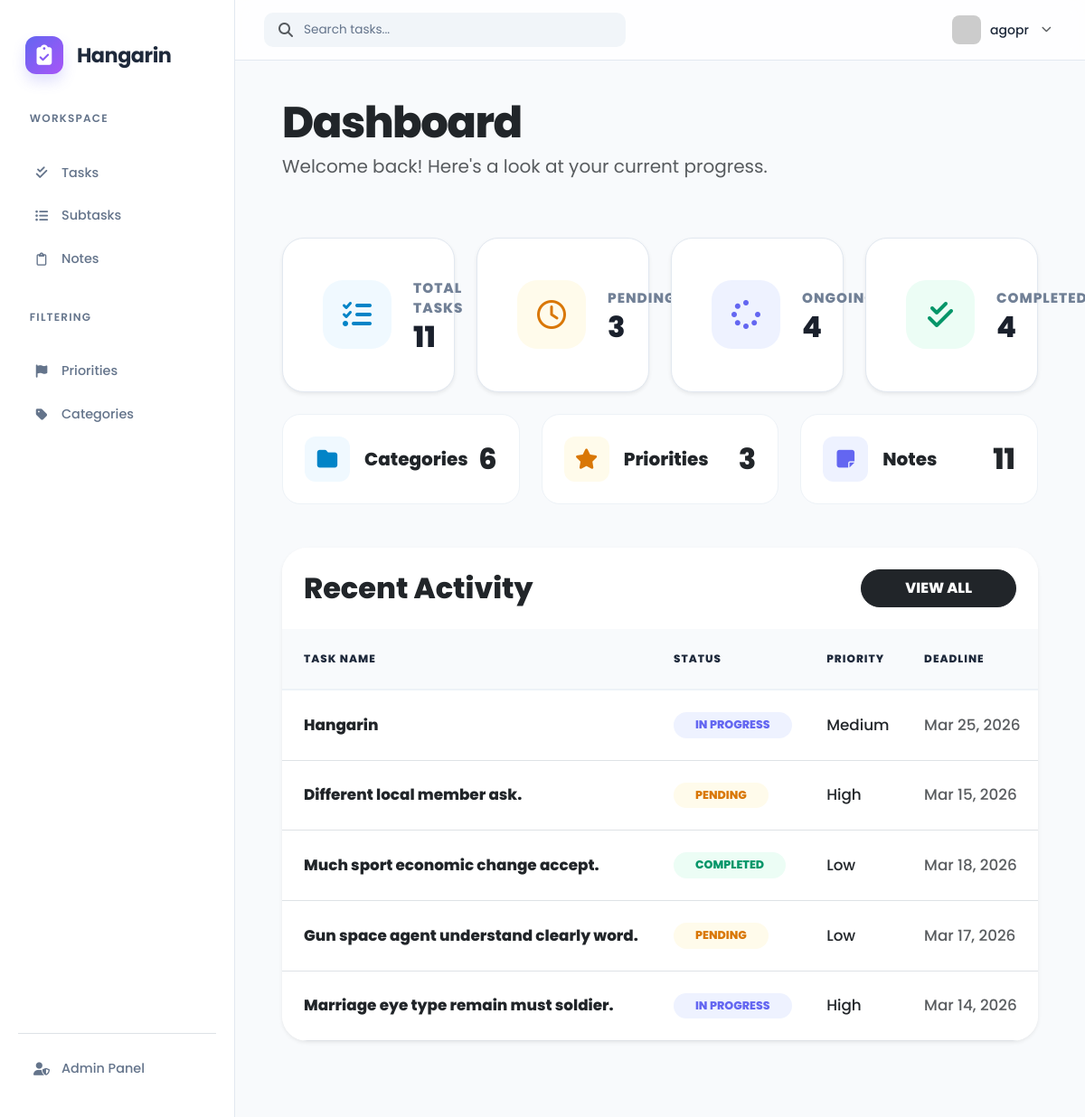
Screenshot of / (signed in) with the database file from the repository.
### hangarinapp/models.py (models this page shows, shortened)
class BaseModel(models.Model):
    created_at = models.DateTimeField(auto_now_add=True)
    updated_at = models.DateTimeField(auto_now=True)
    class Meta:
        abstract = True

class Task(BaseModel):
    title = models.CharField(max_length=200)
    description = models.TextField()
    deadline = models.DateTimeField(default=timezone.now)
    status = models.CharField(max_length=50, choices=STATUS_CHOICES, default="Pending")
    category = models.ForeignKey(Category, on_delete=models.CASCADE)
    priority = models.ForeignKey(Priority, on_delete=models.CASCADE)

class Priority(BaseModel):
    name = models.CharField(max_length=100)
    class Meta:
        verbose_name = "Priority"
        verbose_name_plural = "Priorities"
    def __str__(self):
        return self.name

### hangarinapp/views.py (the view)
# urls.py: path('', views.HomePageView.as_view(), name='home'),
class HomePageView(LoginRequiredMixin, ListView):
    model = Task
    context_object_name = 'hangarinapp'
    template_name = "home.html"
    login_url = '/accounts/login/'
    def get_context_data(self, **kwargs):
        context = super().get_context_data(**kwargs)
        context['total_tasks'] = Task.objects.count()
        context['pending_count'] = Task.objects.filter(status='Pending').count()
        context['inprogress_count'] = Task.objects.filter(status='In Progress').count()
        context['completed_count'] = Task.objects.filter(status='Completed').count()
        context['total_categories'] = Category.objects.count()
        context['total_priorities'] = Priority.objects.count()
        context['total_notes'] = Note.objects.count()
        context['recent_tasks'] = Task.objects.all().order_by('-id')[:5]
        return context

### templates/home.html (shortened to what this page needs)
{% extends 'base.html' %}
{% load static %}
{% block content %}
<div class="container-fluid pb-5">
    <div class="row mb-5">
        <div class="col-12">
            <h1 class="fw-800 text-dark mb-1" style="font-size: 3rem; letter-spacing: -1.5px;">Dashboard</h1>
            <p class="text-muted fs-5 fw-500">Welcome back! Here's a look at your current progress.</p>
        </div>
    </div>
    <div class="row g-4 mb-4">
        <div class="col-xl-3 col-md-6">
            <div class="card stat-card shadow-sm h-100">
                <div class="card-body d-flex align-items-center">
                    <div class="icon-box-xl bg-soft-info me-4">
                        <i class="fas fa-list-check"></i>
                    </div>
                    <div>
                        <span class="stat-label">Total Tasks</span>
                        <div class="stat-value">{{ total_tasks }}</div>
                    </div>
                </div>
            </div>
        </div>
        <div class="col-xl-3 col-md-6">
            <div class="card stat-card shadow-sm h-100">
                <div class="card-body d-flex align-items-center">
                    <div class="icon-box-xl bg-soft-warning me-4">
                        <i class="far fa-clock"></i>
                    </div>
                    <div>
                        <span class="stat-label">Pending</span>
                        <div class="stat-value">{{ pending_count }}</div>
                    </div>
                </div>
            </div>
        </div>
        <div class="col-xl-3 col-md-6">
            <div class="card stat-card shadow-sm h-100">
                <div class="card-body d-flex align-items-center">
                    <div class="icon-box-xl bg-soft-primary me-4">
                        <i class="fas fa-spinner"></i>
                    </div>
                    <div>
                        <span class="stat-label">Ongoing</span>
                        <div class="stat-value">{{ inprogress_count }}</div>
                    </div>
                </div>
            </div>
        </div>
        <div class="col-xl-3 col-md-6">
            <div class="card stat-card shadow-sm h-100">
                <div class="card-body d-flex align-items-center">
                    <div class="icon-box-xl bg-soft-success me-4">
                        <i class="fas fa-check-double"></i>
                    </div>
                    <div>
                        <span class="stat-label">Completed</span>
                        <div class="stat-value">{{ completed_count }}</div>
                    </div>
                </div>
            </div>
        </div>
    </div>
    <div class="row g-4 mb-5">
        <div class="col-md-4">
            <div class="card mini-card shadow-none">
                <div class="card-body d-flex align-items-center justify-content-between py-3">
                    <div class="d-flex align-items-center">
                        <div class="mini-icon bg-soft-info me-3"><i class="fas fa-folder"></i></div>
                        <span class="fw-800 text-dark fs-5">Categories</span>
                    </div>
                    <h2 class="mb-0 fw-800 text-dark">{{ total_categories }}</h2>
                </div>
            </div>
        </div>
        <div class="col-md-4">
            <div class="card mini-card shadow-none">
                <div class="card-body d-flex align-items-center justify-content-between py-3">
                    <div class="d-flex align-items-center">
                        <div class="mini-icon bg-soft-warning me-3"><i class="fas fa-star"></i></div>
                        <span class="fw-800 text-dark fs-5">Priorities</span>
                    </div>
                    <h2 class="mb-0 fw-800 text-dark">{{ total_priorities }}</h2>
                </div>
            </div>
        </div>
        <div class="col-md-4">
            <div class="card mini-card shadow-none">
                <div class="card-body d-flex align-items-center justify-content-between py-3">
                    <div class="d-flex align-items-center">
                        <div class="mini-icon bg-soft-primary me-3"><i class="fas fa-note-sticky"></i></div>
                        <span class="fw-800 text-dark fs-5">Notes</span>
                    </div>
                    <h2 class="mb-0 fw-800 text-dark">{{ total_notes }}</h2>
                </div>
            </div>
        </div>
    </div>
    <div class="row">
        <div class="col-12">
            <div class="card border-0 shadow-sm" style="border-radius: 28px; overflow: hidden;">
                <div class="card-header bg-white py-4 px-4 border-0 d-flex justify-content-between align-items-center">
                    <h2 class="mb-0 fw-800 text-dark">Recent Activity</h2>
                    <a href="{% url 'task-list' %}" class="btn btn-dark rounded-pill px-5 py-2 fw-800">VIEW ALL</a>
                </div>
                <div class="table-responsive">
                    <table class="table align-middle mb-0">
                        <thead>
                            <tr>
                                <th class="ps-4">Task Name</th>
                                <th>Status</th>
                                <th>Priority</th>
                                <th>Deadline</th>
                            </tr>
                        </thead>
                        <tbody>
                            {% for task in recent_tasks %}
                            <tr>
                                <td class="ps-4 fw-800 text-dark">{{ task.title }}</td>
                                <td>
                                    {% if task.status == 'Completed' %}
                                        <span class="badge rounded-pill bg-soft-success px-4 py-2 fw-800">COMPLETED</span>
                                    {% elif task.status == 'In Progress' %}
                                        <span class="badge rounded-pill bg-soft-primary px-4 py-2 fw-800">IN PROGRESS</span>
                                    {% else %}
                                        <span class="badge rounded-pill bg-soft-warning px-4 py-2 fw-800">PENDING</span>
                                    {% endif %}
                                </td>
                                <td><span class="text-dark fw-700">{{ task.priority }}</span></td>
                                <td><span class="text-muted fw-700">{{ task.deadline|date:"M d, Y" }}</span></td>
                            </tr>
                            {% empty %}
                            <tr>
                                <td colspan="4" class="text-center py-5 text-muted fw-700">No active tasks found.</td>
                            </tr>
                            {% endfor %}
                        </tbody>
                    </table>
                </div>
            </div>
        </div>
    </div>
</div>
{% endblock %}

### templates/base.html (shortened to what this page needs)
{% load static %}
{% load pwa %}
<!DOCTYPE html>
<html lang="en">
<head>
    <link href="https://cdn.jsdelivr.net/npm/bootstrap@5.3.0/dist/css/bootstrap.min.css" rel="stylesheet">
    <link rel="stylesheet" href="https://cdnjs.cloudflare.com/ajax/libs/font-awesome/6.5.0/css/all.min.css">
</head>
<body>
<div class="app-layout">
    <aside class="sidebar-wrapper">
    <a href="/" class="brand-box text-decoration-none">
        <div class="brand-logo">
            <i class="fas fa-clipboard-check"></i>
        </div>
        <div class="brand-text">
            <h1 class="brand-name mb-0">Hangarin</h1>
        </div>
    </a>
    <nav class="flex-grow-1">
        <div class="nav-group">
            <p class="nav-label">Workspace</p>
            <a href="{% url 'task-list' %}" class="sidebar-link {% if 'task' in request.path %}active{% endif %}">
                <i class="fas fa-check-double"></i>
                <span>Tasks</span>
            </a>
            <a href="{% url 'subtask-list' %}" class="sidebar-link {% if 'subtask' in request.path %}active{% endif %}">
                <i class="fas fa-list-ul"></i>
                <span>Subtasks</span>
            </a>
            <a href="{% url 'note-list' %}" class="sidebar-link {% if 'note' in request.path %}active{% endif %}">
                <i class="far fa-clipboard"></i>
                <span>Notes</span>
            </a>
        </div>
        <div class="nav-group">
            <p class="nav-label">Filtering</p>
            <a href="{% url 'priority-list' %}" class="sidebar-link">
                <i class="fas fa-flag"></i>
                <span>Priorities</span>
            </a>
            <a href="{% url 'category-list' %}"class="sidebar-link">
                <i class="fas fa-tag"></i>
                <span>Categories</span>
            </a>
        </div>
    </nav>
    <div class="system-nav mt-auto border-top pt-3">
        <a href="/admin/" class="sidebar-link">
            <i class="fas fa-user-shield"></i>
            <span>Admin Panel</span>
        </a>
    </div>
</aside>
    <main class="main-viewport">
        <header class="glass-header">
            <div class="search-bar">
                <i class="fas fa-search text-muted"></i>
                <input type="text" id="mainSearch" placeholder="Search tasks...">
            </div>
            <div class="dropdown">
                <div class="profile-trigger" data-bs-toggle="dropdown">
                    <img src="https://ui-avatars.com/api/?name={{ user.username|default:'User' }}&background=6366f1&color=fff&bold=true" class="avatar">
                    <span class="d-none d-lg-inline fw-medium small">{{ user.username|default:"Guest" }}</span>
                    <i class="fas fa-chevron-down small text-muted ms-1" style="font-size: 0.7rem;"></i>
                </div>
            </div>
        </header>
        <div class="content-container" id="searchableArea">
            {% block content %}
            {% endblock %}
        </div>
    </main>
</div>
</body>
</html>

### templates/base.html (style rules this page uses)
:root { --bg-body: #f8fafc; --sidebar-bg: #ffffff; --accent-primary: #6366f1; --accent-hover: #4f46e5; --text-main: #1e293b; --text-muted: #64748b; --sidebar-width: 260px; --card-shadow: 0 4px 12px rgba(0, 0, 0, 0.03); --border-color: #e2e8f0; }
body { background-color: var(--bg-body); color: var(--text-main); font-family: 'Poppins', sans-serif; min-height: 100vh; margin: 0; overflow-x: hidden; }
.sidebar-wrapper { position: fixed; top: 0; left: 0; bottom: 0; width: var(--sidebar-width); background: var(--sidebar-bg); border-right: 1px solid var(--border-color); display: flex; flex-direction: column; padding: 2rem 1.25rem; z-index: 1050; transition: all 0.3s ease; }
.brand-box { display: flex; align-items: center; gap: 15px; padding: 0.5rem 0.5rem 2.5rem; }
.brand-logo { width: 42px; height: 42px; background: linear-gradient(135deg, #6366f1 0%, #a855f7 100%); border-radius: 12px; display: flex; align-items: center; justify-content: center; color: white !important; font-size: 1.4rem; box-shadow: 0 8px 15px rgba(99, 102, 241, 0.2); flex-shrink: 0; }
.brand-name { font-weight: 700; font-size: 1.4rem; color: #1e293b !important; line-height: 1; letter-spacing: -0.5px; }
.brand-text { display: flex; flex-direction: column; }
.nav-group { margin-bottom: 2rem; }
.nav-label { font-size: 0.75rem; text-transform: uppercase; letter-spacing: 0.1em; color: var(--text-muted) !important; padding: 0 0.8rem 0.8rem; font-weight: 600; }
.sidebar-link { display: flex; align-items: center; gap: 12px; padding: 0.75rem 1rem; color: var(--text-muted) !important; text-decoration: none; border-radius: 12px; font-weight: 500; font-size: 0.9rem; transition: all 0.2s ease; margin-bottom: 2px; }
.sidebar-link i { width: 20px; text-align: center; }
.main-viewport { margin-left: var(--sidebar-width); padding: 0; min-height: 100vh; }
.glass-header { background: rgba(255, 255, 255, 0.8); backdrop-filter: blur(10px); border-bottom: 1px solid var(--border-color); padding: 0.75rem 2rem; display: flex; align-items: center; justify-content: space-between; position: sticky; top: 0; z-index: 1000; }
.search-bar { background: #f1f5f9; border-radius: 10px; padding: 0.5rem 1rem; display: flex; align-items: center; gap: 10px; width: 100%; max-width: 400px; }
.search-bar input { background: transparent !important; border: none !important; color: var(--text-main) !important; width: 100%; outline: none; font-size: 0.85rem; }
.search-bar input::placeholder { color: var(--text-muted); }
.profile-trigger { display: flex; align-items: center; gap: 10px; cursor: pointer; padding: 5px; border-radius: 10px; transition: background 0.2s; }
.avatar { width: 32px; height: 32px; border-radius: 8px; object-fit: cover; }
.content-container { padding: 2.5rem; animation: fadeIn 0.4s ease-out; }
input, select, textarea, .form-control { color: var(--text-main) !important; background-color: #ffffff !important; border: 1px solid var(--border-color) !important; border-radius: 8px !important; }

### templates/home.html (style rules this page uses)
.stat-card { transition: all 0.3s ease; border: 1px solid #e2e8f0 !important; border-radius: 24px !important; padding: 1.75rem; }
.icon-box-xl { width: 76px; height: 76px; display: flex; align-items: center; justify-content: center; border-radius: 22px; font-size: 2rem; flex-shrink: 0; }
.stat-value { font-size: 2rem; font-weight: 800; color: #1a202c; line-height: 1; }
.stat-label { font-size: 0.95rem; font-weight: 800; color: #718096; text-transform: uppercase; letter-spacing: 1px; display: block; margin-bottom: 4px; }
.mini-card { border-radius: 20px !important; border: 1px solid #edf2f7 !important; transition: all 0.2s; padding: 0.5rem; }
.mini-icon { font-size: 1.4rem; width: 50px; height: 50px; display: flex; align-items: center; justify-content: center; border-radius: 12px; }
.table thead th { background-color: #f8fafc; padding: 1.5rem 1.2rem; font-weight: 800; color: #1e293b; border-bottom: 2px solid #edf2f7; text-transform: uppercase; font-size: 0.75rem; letter-spacing: 1px; }
.table td { padding: 1.5rem 1.2rem; font-size: 1.05rem; font-weight: 500; }
.bg-soft-primary { background-color: #eef2ff; color: #6366f1; }
.bg-soft-warning { background-color: #fffbeb; color: #d97706; }
.bg-soft-success { background-color: #ecfdf5; color: #059669; }
.bg-soft-info { background-color: #f0f9ff; color: #0284c7; }
.fw-800 { font-weight: 800 !important; }

### rows the page displays
Task: title "Hangarin", status "IN PROGRESS", priority "Medium", deadline "Mar 25, 2026"
Task: title "Different local member ask.", status "PENDING", priority "High", deadline "Mar 15, 2026"
Task: title "Much sport economic change accept.", status "COMPLETED", priority "Low", deadline "Mar 18, 2026"
Task: title "Gun space agent understand clearly word.", status "PENDING", priority "Low", deadline "Mar 17, 2026"
Task: title "Marriage eye type remain must soldier.", status "IN PROGRESS", priority "High", deadline "Mar 14, 2026"

### other values shown
{{ user.username|default:"Guest" }} "agopr"
{{ total_tasks }} "11"
{{ pending_count }} "3"
{{ inprogress_count }} "4"
{{ completed_count }} "4"
{{ total_categories }} "6"
{{ total_priorities }} "3"
{{ total_notes }} "11"
